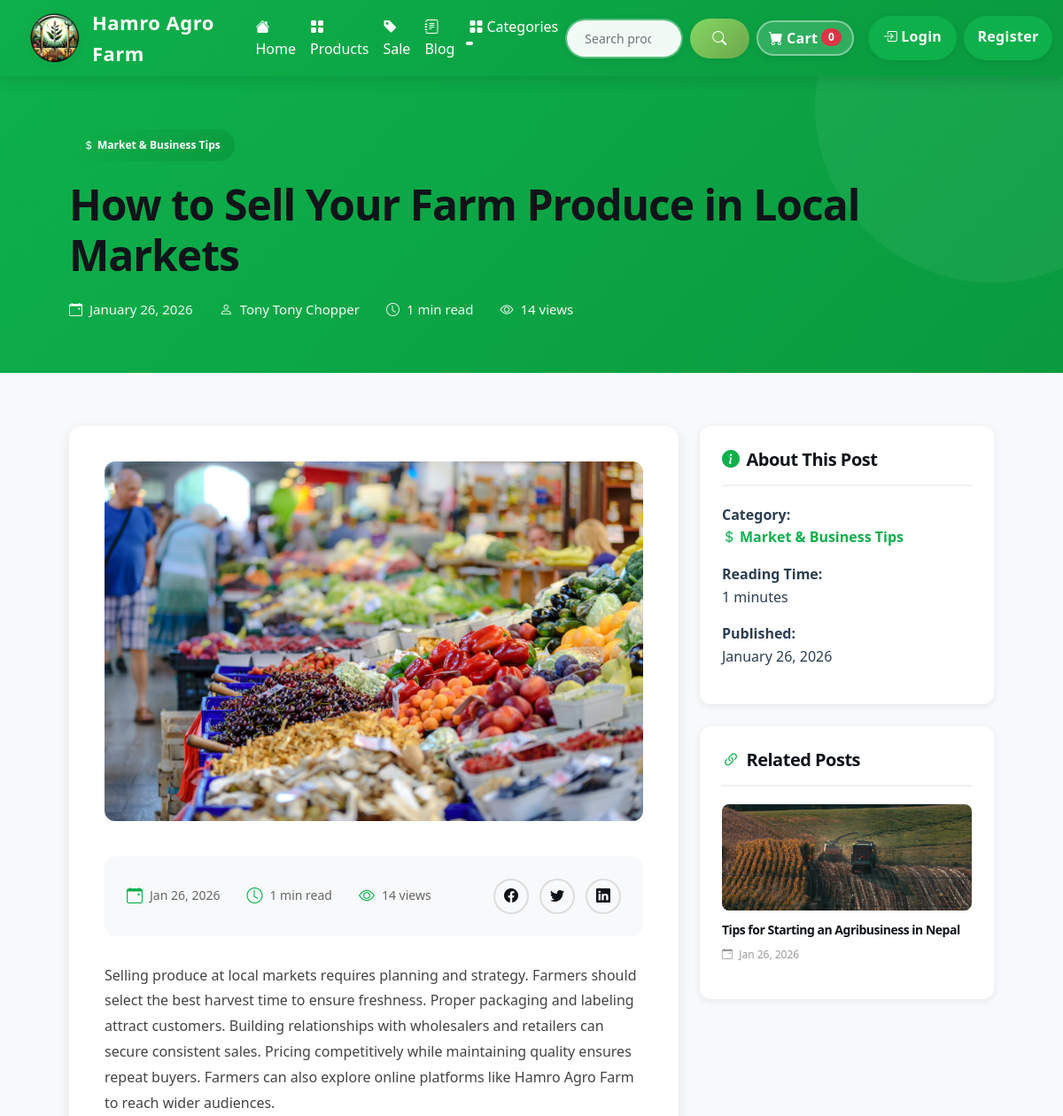
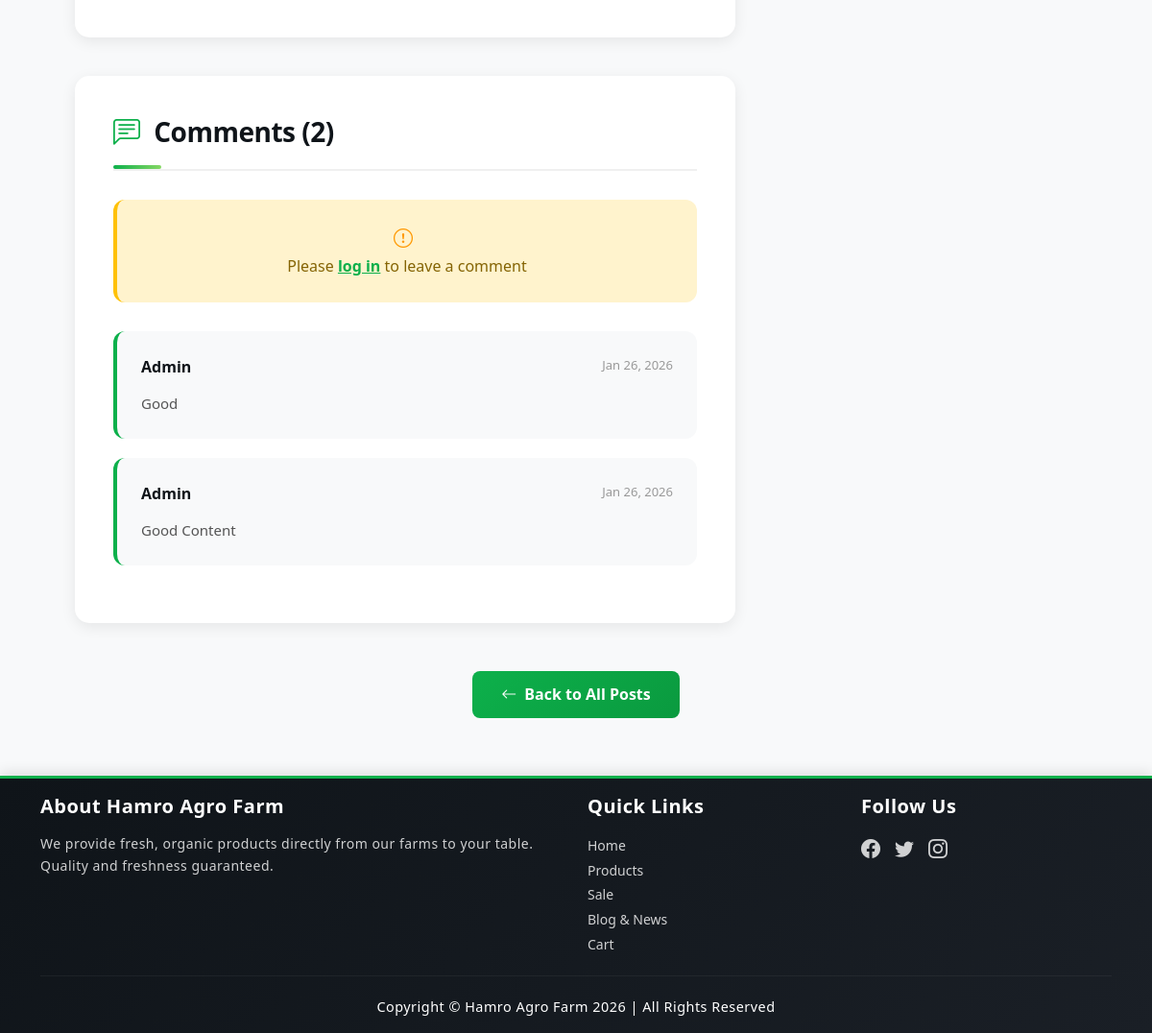
Screenshot of /blog/how-to-sell-your-farm-produce-in-local-markets/ with the database file from the repository (2 pictures, top to bottom).
### blog/models.py (models this page shows, shortened)
class BlogPost(models.Model):
    STATUS_CHOICES = [
        ('draft', 'Draft'),
        ('published', 'Published'),
    ]
    title = models.CharField(max_length=300)
    slug = models.SlugField(unique=True, blank=True)
    category = models.ForeignKey(Category, on_delete=models.SET_NULL, null=True, related_name='posts')
    author = models.CharField(max_length=100, default='Admin')
    featured_image = models.ImageField(upload_to='blog/', null=True, blank=True)
    excerpt = models.TextField(max_length=500, help_text='Brief summary of the blog post')
    content = models.TextField()
    status = models.CharField(max_length=10, choices=STATUS_CHOICES, default='published')
    featured = models.BooleanField(default=False, help_text='Display on homepage')
    created_at = models.DateTimeField(auto_now_add=True)
    updated_at = models.DateTimeField(auto_now=True)
    published_at = models.DateTimeField(default=timezone.now)
    meta_description = models.CharField(max_length=160, blank=True)
    views = models.PositiveIntegerField(default=0)
    class Meta:
        ordering = ['-published_at']
        indexes = [
            models.Index(fields=['-published_at']),
            models.Index(fields=['status']),
            models.Index(fields=['category']),
        ]
    def save(self, *args, **kwargs):
        if not self.slug:
            self.slug = slugify(self.title)
        super().save(*args, **kwargs)
    @property
    def reading_time(self):
        words = len(self.content.split())
        return max(1, words // 200)  # Average 200 words per minute
    def increment_views(self):
        self.views += 1
        self.save(update_fields=['views'])

class Category(models.Model):
    name = models.CharField(max_length=100, unique=True)
    slug = models.SlugField(unique=True, blank=True)
    description = models.TextField(blank=True)
    icon = models.CharField(max_length=50, default='bi bi-file-text', help_text='Bootstrap Icon class')
    created_at = models.DateTimeField(auto_now_add=True)
    class Meta:
        ordering = ['name']
        verbose_name_plural = 'Categories'

class BlogComment(models.Model):
    post = models.ForeignKey(BlogPost, on_delete=models.CASCADE, related_name='comments')
    author_name = models.CharField(max_length=100)
    author_email = models.EmailField()
    content = models.TextField()
    is_approved = models.BooleanField(default=False)
    created_at = models.DateTimeField(auto_now_add=True)
    class Meta:
        ordering = ['-created_at']

### blog/views.py (the view)
# urls.py: path('<slug:slug>/', views.blog_detail, name='blog_detail'),
def blog_detail(request, slug):
    post = get_object_or_404(BlogPost, slug=slug, status='published')
    post.increment_views()
    comments = post.comments.filter(is_approved=True).order_by('-created_at')
    related_posts = BlogPost.objects.filter(
        category=post.category,
        status='published'
    ).exclude(id=post.id).order_by('-published_at')[:3]
    featured_posts = BlogPost.objects.filter(
        status='published',
        featured=True
    ).exclude(id=post.id).order_by('-published_at')[:3]
    form = None
    if request.method == 'POST':
        if not request.user.is_authenticated:
            return redirect(f"/user/login/?next={request.path}")
        form = BlogCommentForm(request.POST)
        if form.is_valid():
            comment = form.save(commit=False)
            comment.post = post
            comment.save()
            messages.success(request, "Thank you for your comment. It will be displayed once admin verify it.")
            return redirect('blog:blog_detail', slug=post.slug)
    else:
        form = BlogCommentForm() if request.user.is_authenticated else None
    context = {
        'post': post,
        'comments': comments,
        'related_posts': related_posts,
        'featured_posts': featured_posts,
        'comment_form': form,
    }
    return render(request, 'blog/blog_detail.html', context)

### blog/context_processors.py (called while the page is built)
def blog_context(request):
    return {
        'blog_categories': Category.objects.all(),
        'featured_blog_posts': BlogPost.objects.filter(
            status='published',
            featured=True
        ).order_by('-published_at')[:3],
    }

### cart/cart.py (called while the page is built)
    def __len__(self):
        return sum(self.cart.values())  # Sum up all quantities

### cart/context_processor.py (called while the page is built)
def cart(request):
    return {'cart': Cart(request)}   #Return the default data from our cart

### product/context_processor.py (called while the page is built)
def categories_processor(request):
    categories = Category.objects.all().order_by('name')
    return {'categories': categories}

### blog/templates/blog/blog_detail.html (shortened to what this page needs)
{% extends 'base.html' %}
{% load static %}
{% block content %}
<div class="blog-detail-hero">
  <div class="container px-4 px-lg-5">
    <div class="blog-detail-hero-content">
      {% if post.category %}
        <div class="category-badge">
          <i class="bi {{ post.category.icon }} me-1"></i>{{ post.category.name }}
        </div>
      {% endif %}
      <h1>{{ post.title }}</h1>
      <div class="blog-detail-hero-meta">
        <span>
          <i class="bi bi-calendar-event"></i>
          {{ post.published_at|date:"F d, Y" }}
        </span>
        <span>
          <i class="bi bi-person"></i>
          {{ post.author }}
        </span>
        <span>
          <i class="bi bi-clock"></i>
          {{ post.reading_time }} min read
        </span>
        <span>
          <i class="bi bi-eye"></i>
          {{ post.views }} views
        </span>
      </div>
    </div>
  </div>
</div>
<section class="blog-detail-section">
  <div class="container px-4 px-lg-5">
    <div class="row">
      <div class="col-lg-8">
        <div class="blog-detail-card">
          {% if post.featured_image %}
            <img src="{{ post.featured_image.url }}" alt="{{ post.title }}" class="blog-detail-image">
          {% endif %}
          <div class="blog-detail-meta">
            <div class="blog-detail-meta-info">
              <span>
                <i class="bi bi-calendar-event"></i>
                {{ post.published_at|date:"M d, Y" }}
              </span>
              <span>
                <i class="bi bi-clock"></i>
                {{ post.reading_time }} min read
              </span>
              <span>
                <i class="bi bi-eye"></i>
                {{ post.views }} views
              </span>
            </div>
            <div class="blog-share">
              <a href="#" class="share-btn" title="Share on Facebook">
                <i class="bi bi-facebook"></i>
              </a>
              <a href="#" class="share-btn" title="Share on Twitter">
                <i class="bi bi-twitter"></i>
              </a>
              <a href="#" class="share-btn" title="Share on LinkedIn">
                <i class="bi bi-linkedin"></i>
              </a>
            </div>
          </div>
          <div class="blog-detail-content">
            {{ post.content|safe }}
          </div>
        </div>
        <div class="comments-section">
          <h2>
            <i class="bi bi-chat-left-text me-2" style="color: #0db04b;"></i>
            Comments ({{ comments|length }})
          </h2>
          {% if user.is_authenticated %}
            <div style="background: #f8f9fa; padding: 25px; border-radius: 12px; margin-bottom: 30px; border-left: 4px solid #0db04b;">
              <h4 style="color: #0f1419; font-weight: 700; margin-bottom: 20px;">
                <i class="bi bi-pencil-square me-2" style="color: #0db04b;"></i>Leave a Comment
              </h4>
              <form method="POST" style="display: flex; flex-direction: column; gap: 15px;">
                {% csrf_token %}
                <input
                  type="text"
                  name="author_name"
                  placeholder="Your Name"
                  required
                  style="padding: 12px 15px; border: 2px solid #ddd; border-radius: 8px; font-size: 15px; font-family: inherit;"
                  value="{{ request.user.first_name }} {{ request.user.last_name }}"
                />
                <input
                  type="email"
                  name="author_email"
                  placeholder="Your Email"
                  required
                  style="padding: 12px 15px; border: 2px solid #ddd; border-radius: 8px; font-size: 15px; font-family: inherit;"
                  value="{{ request.user.email }}"
                />
                <textarea
                  name="content"
                  placeholder="Share your thoughts..."
                  rows="5"
                  required
                  style="padding: 12px 15px; border: 2px solid #ddd; border-radius: 8px; font-size: 15px; font-family: inherit; resize: vertical;"
                ></textarea>
                <button
                  type="submit"
                  style="background: linear-gradient(135deg, #0db04b 0%, #0a9a3f 100%); color: white; border: none; padding: 12px 30px; border-radius: 8px; font-weight: 600; cursor: pointer; transition: all 0.3s ease; align-self: flex-start;"
                  onmouseover="this.style.transform='translateY(-2px)'; this.style.boxShadow='0 4px 12px rgba(13, 176, 75, 0.3)';"
                  onmouseout="this.style.transform='translateY(0)'; this.style.boxShadow='none';"
                >
                  <i class="bi bi-send me-2"></i>Post Comment
                </button>
              </form>
            </div>
          {% else %}
            <div style="background: #fff3cd; padding: 25px; border-radius: 12px; margin-bottom: 30px; border-left: 4px solid #ffc107; text-align: center;">
              <i class="bi bi-exclamation-circle me-2" style="color: #ff9800; font-size: 20px;"></i>
              <p style="color: #856404; margin: 0; font-weight: 500;">
                Please <a href="/user/login/?next={{ request.path }}" style="color: #0db04b; font-weight: 700; text-decoration: underline;">log in</a> to leave a comment
              </p>
            </div>
          {% endif %}
          {% if comments %}
            <div class="comments-list">
              {% for comment in comments %}
                <div class="comment-item">
                  <div class="comment-header">
                    <span class="comment-author">{{ comment.author_name }}</span>
                    <span class="comment-date">{{ comment.created_at|date:"M d, Y" }}</span>
                  </div>
                  <div class="comment-content">
                    {{ comment.content }}
                  </div>
                </div>
              {% endfor %}
            </div>
          {% else %}
            <p style="text-align: center; color: #999; padding: 30px;">No comments yet. Be the first to share your thoughts!</p>
          {% endif %}
        </div>
      </div>
      <div class="col-lg-4">
        <div class="blog-detail-sidebar">
          <div class="sidebar-widget">
            <h3>
              <i class="bi bi-info-circle-fill me-2" style="color: #0db04b;"></i>About This Post
            </h3>
            {% if post.category %}
              <p>
                <strong>Category:</strong><br>
                <a href="{% url 'blog:blog_list' %}?category={{ post.category.slug }}" style="color: #0db04b; text-decoration: none; font-weight: 600;">
                  <i class="bi {{ post.category.icon }} me-1"></i>{{ post.category.name }}
                </a>
              </p>
            {% endif %}
            <p>
              <strong>Reading Time:</strong><br>
              {{ post.reading_time }} minutes
            </p>
            <p>
              <strong>Published:</strong><br>
              {{ post.published_at|date:"F d, Y" }}
            </p>
          </div>
          {% if related_posts %}
            <div class="sidebar-widget">
              <h3>
                <i class="bi bi-link-45deg me-2" style="color: #0db04b;"></i>Related Posts
              </h3>
              {% for related in related_posts %}
                <div class="related-post">
                  {% if related.featured_image %}
                    <img src="{{ related.featured_image.url }}" alt="{{ related.title }}" class="related-post-thumbnail">
                  {% endif %}
                  <h4 class="related-post-title">
                    <a href="{% url 'blog:blog_detail' related.slug %}">
                      {{ related.title }}
                    </a>
                  </h4>
                  <p class="related-post-date">
                    <i class="bi bi-calendar-event me-1"></i>
                    {{ related.published_at|date:"M d, Y" }}
                  </p>
                </div>
              {% endfor %}
            </div>
          {% endif %}
        </div>
      </div>
    </div>
    <div style="text-align: center; margin-top: 50px;">
      <a href="{% url 'blog:blog_list' %}" style="background: linear-gradient(135deg, #0db04b 0%, #0a9a3f 100%); color: white; padding: 12px 30px; border-radius: 8px; text-decoration: none; font-weight: 600; display: inline-flex; align-items: center; gap: 8px; transition: all 0.3s ease;" onmouseover="this.style.transform='translateY(-2px)'; this.style.boxShadow='0 4px 12px rgba(13, 176, 75, 0.3)';" onmouseout="this.style.transform='translateY(0)'; this.style.boxShadow='none';">
        <i class="bi bi-arrow-left"></i>Back to All Posts
      </a>
    </div>
  </div>
</section>
{% endblock %}

### static/css/custom-style.css (style rules this page uses)
:root { --primary-green: #0db04b; --secondary-green: #0a9a3f; --light-green: #e8f5e9; --accent-green: #85d764; --dark-bg: #0f1419; --light-bg: #f8f9fa; --card-shadow: 0 4px 15px rgba(0, 0, 0, 0.1); --transition: all 0.3s cubic-bezier(0.4, 0, 0.2, 1); --shadow-sm: 0 2px 8px rgba(0, 0, 0, 0.08); --shadow-md: 0 4px 15px rgba(0, 0, 0, 0.12); --shadow-lg: 0 8px 24px rgba(0, 0, 0, 0.15); --shadow-xl: 0 12px 32px rgba(0, 0, 0, 0.18); --space-xs: 4px; --space-sm: 8px; --space-md: 12px; --space-lg: 16px; --space-xl: 20px; --space-2xl: 24px; --space-3xl: 30px; --radius-sm: 6px; --radius-md: 8px; --radius-lg: 12px; --radius-xl: 15px; --transition-fast: all 0.2s cubic-bezier(0.4, 0, 0.2, 1); --transition-normal: all 0.3s cubic-bezier(0.4, 0, 0.2, 1); --transition-slow: all 0.4s cubic-bezier(0.4, 0, 0.2, 1); }
* { scroll-behavior: smooth; box-sizing: border-box; }
body { font-family: 'Segoe UI', Tahoma, Geneva, Verdana, sans-serif; background-color: var(--light-bg); color: #2c3e50; line-height: 1.6; }
h1, h2, h3, h4, h5, h6 { color: var(--dark-bg); font-weight: 700; letter-spacing: -0.5px; line-height: 1.3; }
h1 { font-size: 48px; font-weight: 800; letter-spacing: -1px; }
h2 { position: relative; padding-bottom: 15px; margin-bottom: 30px; font-size: 32px; }
h2:after { content: ''; position: absolute; bottom: 0; left: 0; width: 50px; height: 4px; background: linear-gradient(90deg, var(--primary-green) 0%, var(--accent-green) 100%); border-radius: 2px; transition: var(--transition-normal); }
h3 { font-size: 24px; }
h4 { font-size: 20px; }

### templates/base.html (style rules this page uses)
html, body { height: 100%; }
body { display: flex; flex-direction: column; background-color: #f8f9fa; }
button, a, input[type="submit"], input[type="button"] { transition: all 0.3s cubic-bezier(0.4, 0, 0.2, 1); }
a { color: #0db04b; text-decoration: none; }

### rows the page displays
BlogPost: category.name "Market & Business Tips", title "How to Sell Your Farm Produce in Local Markets", published_at "January 26, 2026", author "Tony Tony Chopper", reading_time "1", views "14", featured_image (picture), published_at "Jan 26, 2026", content "Selling produce at local markets requires planning and strategy. Farmers should select the best harvest time to ensure freshness. Proper packaging and labeling attract customers. Building relationships with wholesalers and retailers can secure consistent sales. Pricing competitively while maintaining quality ensures repeat buyers. Farmers can also explore online platforms like Hamro Agro Farm to reach wider audiences."
BlogComment: author_name "Admin", created_at "Jan 26, 2026", content "Good"
BlogComment: author_name "Admin", created_at "Jan 26, 2026", content "Good Content"
BlogPost: featured_image (picture), title "Tips for Starting an Agribusiness in Nepal", published_at "Jan 26, 2026"

### other values shown
{{ cart|length }} "0"
{{ comments|length }} "2"
